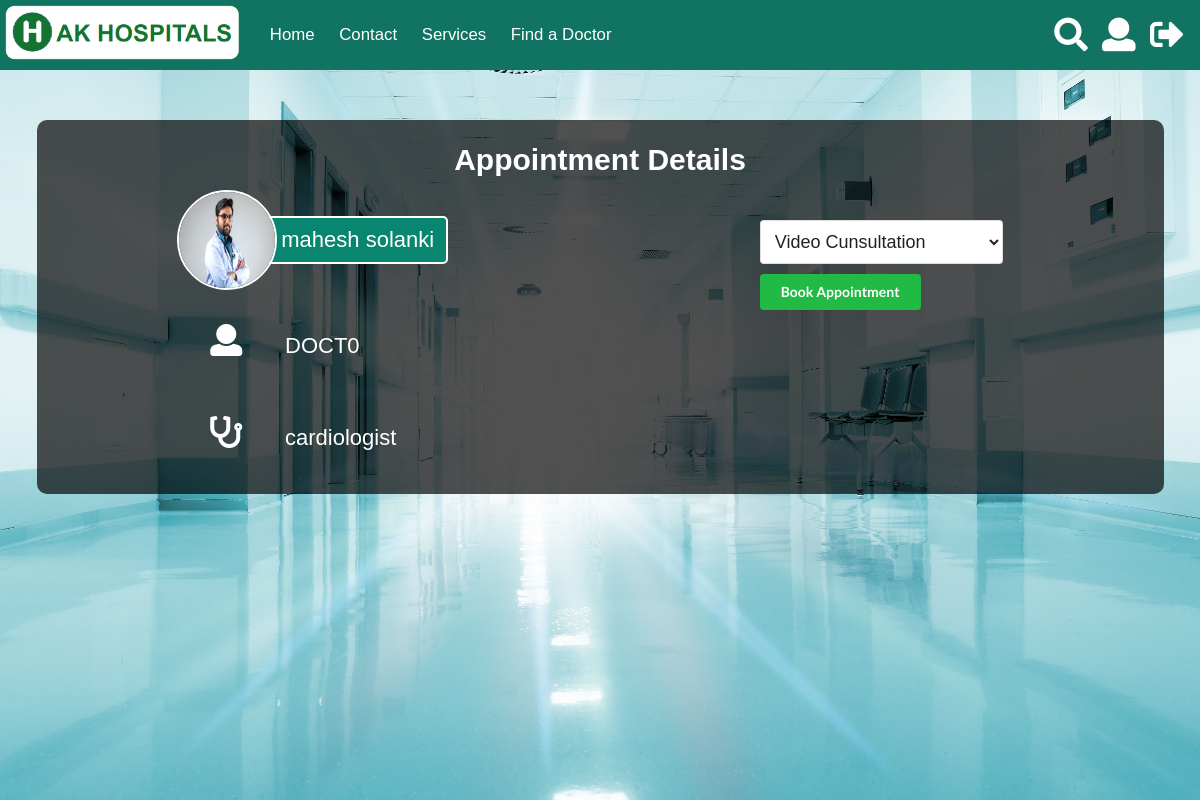
The app's page /bookAppointment/DOCT0 (signed in) with its own data.
### home/models.py (models this page shows, shortened)
class Doctor(models.Model):
    user = models.ForeignKey(User, on_delete=models.CASCADE)
    image = models.FileField(null=True)
    gender = models.CharField(max_length=10, null=True)
    mobile = models.CharField(max_length=15, null=True)
    type = models.CharField(max_length=15)
    specialization = models.CharField(max_length=15)
    forgot_pass_token = models.CharField(null=True, max_length=40)

### home/views.py (the view)
# urls.py: path('bookAppointment/<id>', bookapp, name='bookapp')
@login_required
def bookapp(request, id=None):
    d, mode, p = '', '', ''
    try:
        d = Doctor.objects.get(user__username=id)
    except:
        pass
    try:
        if request.method == 'POST':
            md = request.POST.get('mode')
            p = Patient.objects.get(user__username=request.user)
            x = len(Appointment.objects.all())
            Appointment.objects.create(
                app_id=x, patient=p, doctor=d, mode=md, status="created")
            messages.success(
                request, 'Booked Appointment Successfully,wait for approval for 2 hours')
    except Exception as e:
        messages.error(
            request, e)
    return render(request, 'bookapp.html', {'doctor': d})

### templates/bookapp.html (shortened to what this page needs)
{% load static %} {% block body %} {% include 'navbar.html' %}
<div class="home">
  <div class="ui container akbox sign_in">
    <div class="white h1" style="width: 100%; text-align: center">
      Appointment Details
    </div>
    <div class="flex-space-around">
      <div class="booking_details">
        <div class="doct_prof">
          <img src="../{{doctor.image.url}}" alt="loading" />
          <div class="white">{{doctor.user.get_full_name}}</div>
        </div>
        <div class="doct_det">
          <i class="user icon"></i>
          <div class="white">{{doctor.user.username}}</div>
        </div>
        <div class="doct_det">
          <i class="stethoscope icon"></i>
          <div class="white">{{doctor.specialization}}</div>
        </div>
      </div>
      <form class="ui form" method="post" style="border: none">
        <select name="mode" id="mode">
          <option value="online">Video Cunsultation</option>
        </select>
        <button type="submit" class="ui green button">Book Appointment</button>
      </form>
    </div>
  </div>
</div>
{% endblock body %}

### static/main.css (style rules this page uses)
* { font-family: Verdana, Geneva, Tahoma, sans-serif; margin: 0; padding: 0; box-sizing: border-box; }
body { -webkit-font-smoothing: antialiased; -moz-osx-font-smoothing: grayscale; width: 100vw; height: 100vh; }
html { overflow-y: overlay; }
.flex-space-around { display: flex; justify-content: space-around; flex-flow: wrap; }
.home { width: 100vw; overflow: hidden; }
form { padding: 20px; border-top: 2px solid white; margin: 20px !important; }
.h1 { font-weight: bolder; font-size: 30px; }
.white { color:white; }
input,select,option { font-size: large !important; padding: 10px !important; margin-top: 10px !important; margin-bottom: 10px !important; }
.akbox button { font-weight: bold !important; }
.akbox { z-index: -1; margin: 50px; background-color: rgba(0, 0, 0, 0.686); border-radius: 10px; }
.sign_in { padding-top: 30px; }
.green { background-color: rgb(55, 174, 55); }
.booking_details { display: flex; flex-direction: column; margin: 10px; }
.booking_details div { display: flex; align-items: center; margin: 10px; }
.booking_details div div { font-size: 22px; }
.booking_details div i { color: white; }
.doct_prof img { width: 100px; height: 100px; border-radius: 50%; border: 2px solid white; z-index: 1; }
.doct_prof div { width: max-content; border: 2px solid white; border-radius: 5px; padding: 12px; z-index: 0; margin-left: -10px; background-color: rgb(9, 134, 111); }
.doct_det i { margin: 20px !important; margin-left: 30px !important; margin-right: 30px !important; font-size: xx-large !important; }

### records on screen
Doctor: image (picture), user.get_full_name "mahesh solanki", user.username "DOCT0", specialization "cardiologist"
